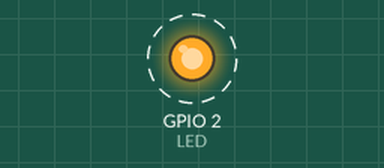
Simulated run of this sketch. Board: ESP32. Parts: output pins drawn as LEDs (lit = HIGH). Dashed ring = blinking.

Above: at 0.05 s.
Timing chart, 0 to 3.0 s (numbered marks = the images above):
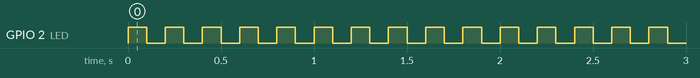

The sketch:

app.ino
```cpp
#define LED GPIO_NUM_2

void setup() {
  pinMode(LED,OUTPUT);
}

void loop() {
  digitalWrite(LED,!digitalRead(LED));
  delay(100);
  // delayMicroseconds(17);
}
```

Measured:
- by itself, GPIO 2 (LED): alternates HIGH for 0.10 s and LOW for 0.10 s
